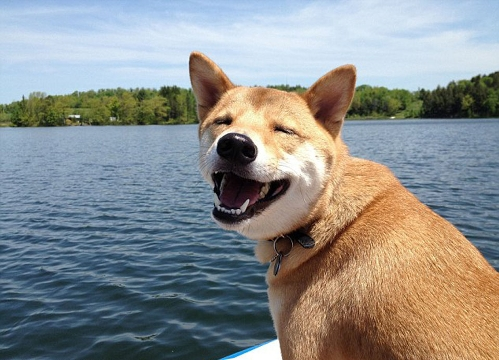
#> input picture opencv/images/dog.jpeg, 499 x 360 px
$ python rotate.py
#> lines starting #> are read from the running program, lines starting #| are printed output that depends on the picture
#!/usr/bin/python3
# -*- coding: utf-8 -*-
# Copyright (C) 2022 #
# @Time    : 2022/12/31 14:07
# @Author  : TaoistQu
# @Email   : qulei_20180331@163.com
# @File    : rotate.py
# @Software: PyCharm
# description:# - ROTATE_90_CLOCKWISE 90度顺时针
# # - ROTATE_180 180度
# # - ROTATE_90_COUNTERCLOCKWISE 90度逆时针

import cv2
import os
import numpy
import numpy as np

path = os.path.abspath('../images')

dog = cv2.imread(os.path.join(path,'./dog.jpeg'))
#> dog is the input picture: shape (360, 499, 3); mean B, G, R 141, 141.9, 139.7
print(dog.shape)
#| (360, 499, 3)
dst = np.zeros((499,360))
new_dog = cv2.rotate(dog, cv2.ROTATE_90_CLOCKWISE, dst)
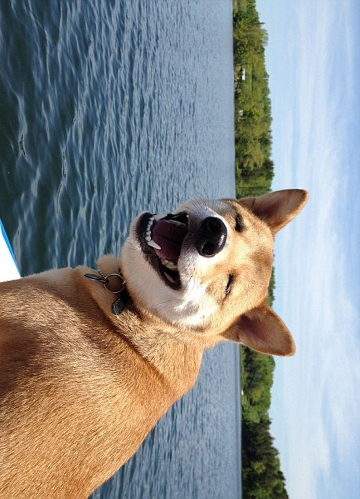
#> new_dog: shape (499, 360, 3); mean B, G, R 141, 141.9, 139.7
cv2.imshow('dog',dog)
cv2.imshow('new_dog',new_dog)
cv2.imshow('dst',dst)

cv2.waitKey(0)
cv2.destroyAllWindows()

$ run again, with opencv/images/cat.jpeg copied over opencv/images/dog.jpeg
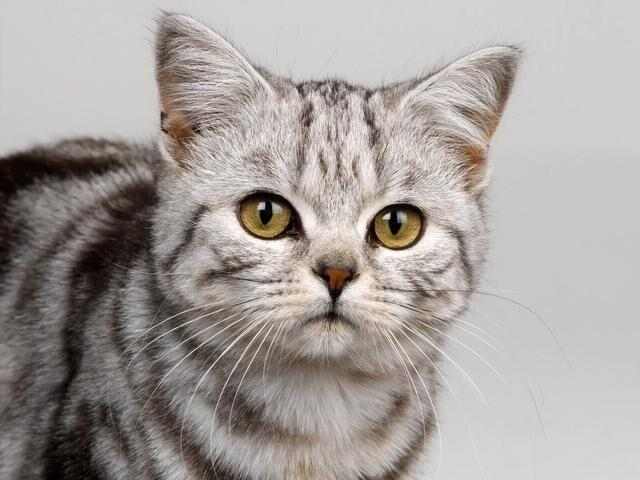
#> input picture opencv/images/cat.jpeg, 640 x 480 px
#> dog is the input picture: shape (480, 640, 3); mean B, G, R 156.1, 159.8, 165.8
#| (480, 640, 3)
#> `new_dog = cv2.rotate(dog, cv2.ROTATE_90_CLOCKWISE, dst)`:
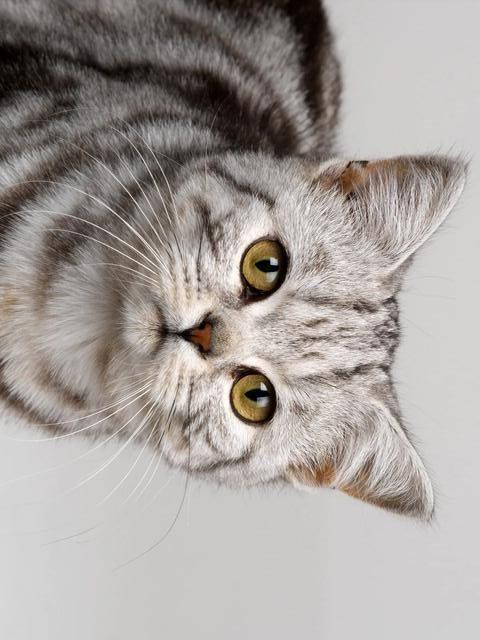
#> new_dog: shape (640, 480, 3); mean B, G, R 156.1, 159.8, 165.8

$ run again, with opencv/images/8841.jpg copied over opencv/images/dog.jpeg
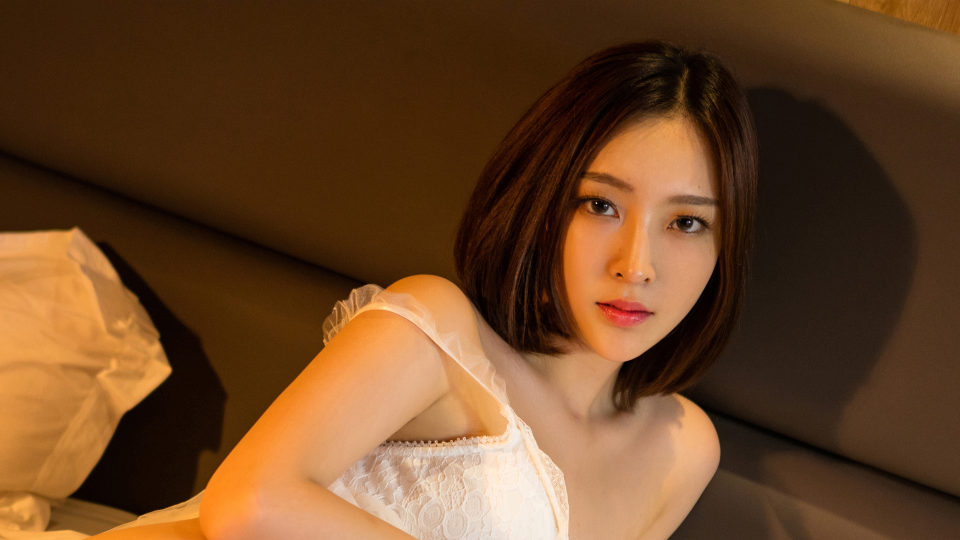
#> input picture opencv/images/8841.jpg, 1920 x 1080 px (shown at 1/2 size)
#> dog is the input picture: shape (1080, 1920, 3); mean B, G, R 37.9, 69.2, 106.4
#| (1080, 1920, 3)
#> `new_dog = cv2.rotate(dog, cv2.ROTATE_90_CLOCKWISE, dst)`:
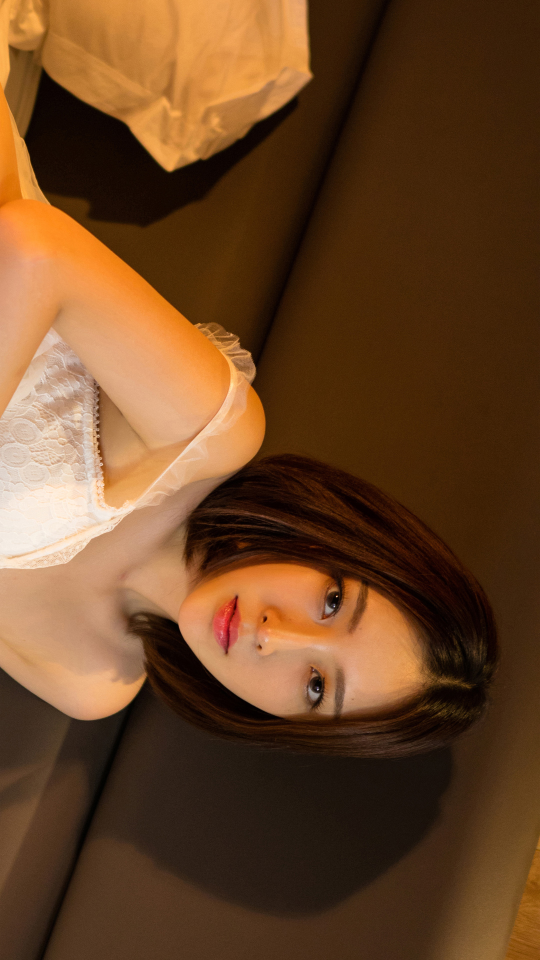
#> new_dog: shape (1920, 1080, 3) (shown at 1/2 size); mean B, G, R 37.9, 69.2, 106.4
